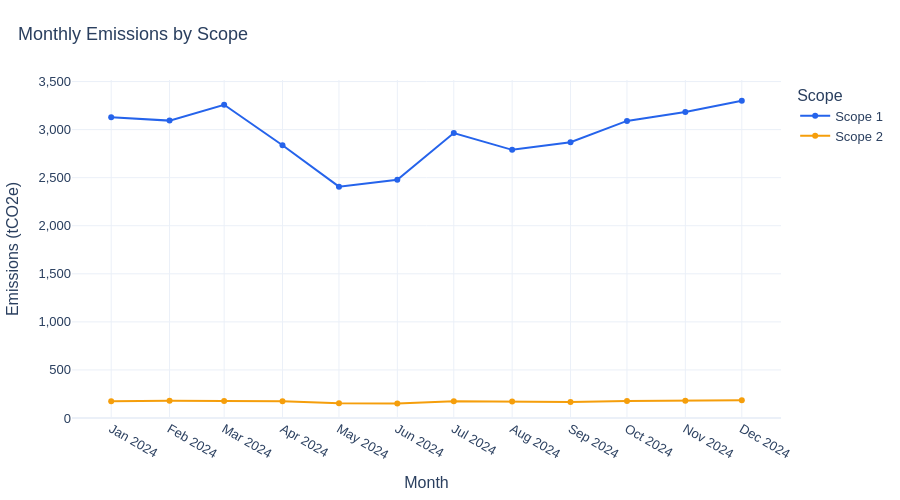
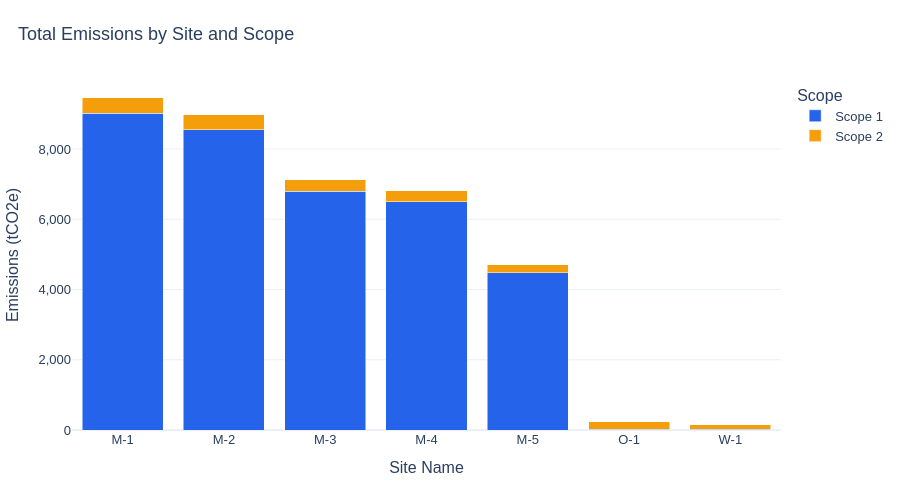
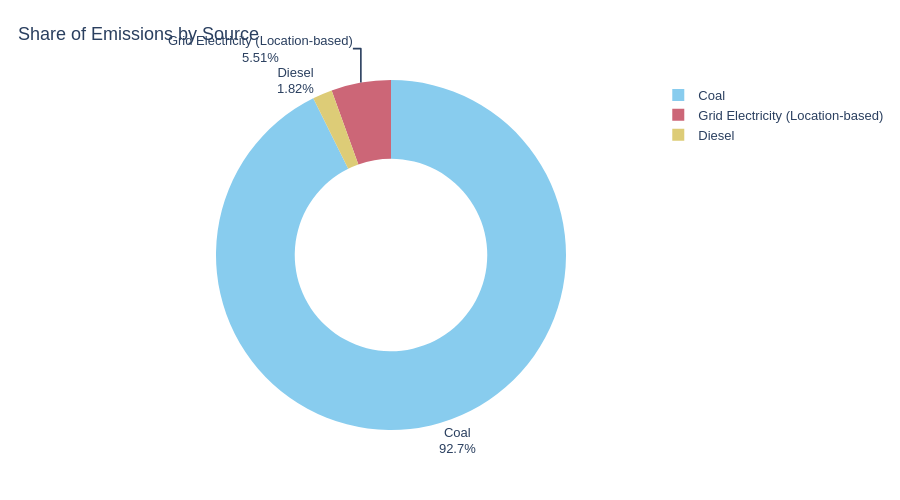
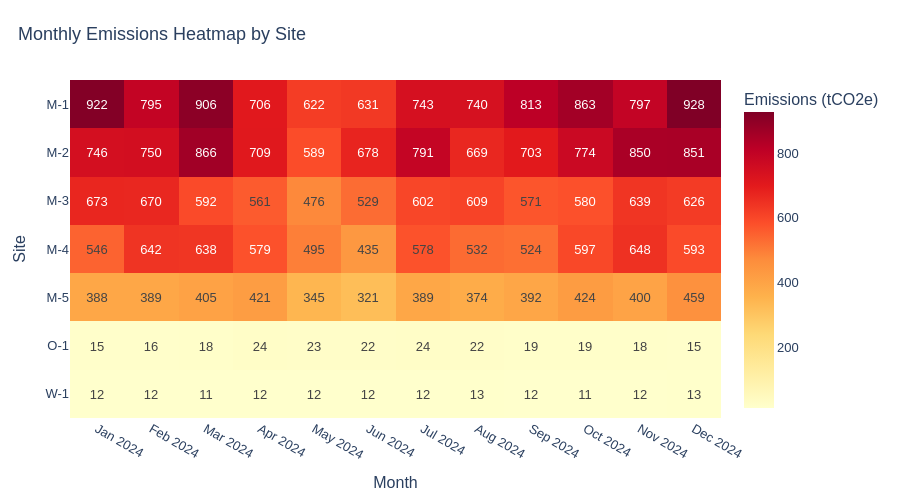

These figures' notebook cell, in order:
### Code cell
# --------------------------------------------------
# . Display the four interactive charts
# --------------------------------------------------
for fig in [fig1, fig2, fig3, fig4]:
    fig.update_layout(
        font=dict(family="Arial", size=13),
        title_x=0.02,
        margin=dict(t=80, b=70, l=70, r=70),
        height=500,
    )
    fig.show()

### Figure 1 — Plotly figure (JSON) as saved in the notebook; plotly's stock layout.template omitted (floating-point values rounded to 4 significant figures)
{"data": [{"hovertemplate": "Scope=Scope 1<br>Month=%{x}<br>Emissions (tCO2e)=%{y}<extra></extra>", "legendgroup": "Scope 1", "line": {"color": "#2563EB", "dash": "solid"}, "marker": {"symbol": "circle"}, "mode": "lines+markers", "name": "Scope 1", "orientation": "v", "showlegend": true, "type": "scatter", "x": ["2024-01-01T00:00:00.000000000", "2024-02-01T00:00:00.000000000", "2024-03-01T00:00:00.000000000", "2024-04-01T00:00:00.000000000", "2024-05-01T00:00:00.000000000", "2024-06-01T00:00:00.000000000", "2024-07-01T00:00:00.000000000", "2024-08-01T00:00:00.000000000", "2024-09-01T00:00:00.000000000", "2024-10-01T00:00:00.000000000", "2024-11-01T00:00:00.000000000", "2024-12-01T00:00:00.000000000"], "xaxis": "x", "y": [3128.0, 3093.0, 3258.0, 2837.0, 2407.0, 2478.0, 2964.0, 2789.0, 2868.0, 3090.0, 3183.0, 3301.0], "yaxis": "y"}, {"hovertemplate": "Scope=Scope 2<br>Month=%{x}<br>Emissions (tCO2e)=%{y}<extra></extra>", "legendgroup": "Scope 2", "line": {"color": "#F59E0B", "dash": "solid"}, "marker": {"symbol": "circle"}, "mode": "lines+markers", "name": "Scope 2", "orientation": "v", "showlegend": true, "type": "scatter", "x": ["2024-01-01T00:00:00.000000000", "2024-02-01T00:00:00.000000000", "2024-03-01T00:00:00.000000000", "2024-04-01T00:00:00.000000000", "2024-05-01T00:00:00.000000000", "2024-06-01T00:00:00.000000000", "2024-07-01T00:00:00.000000000", "2024-08-01T00:00:00.000000000", "2024-09-01T00:00:00.000000000", "2024-10-01T00:00:00.000000000", "2024-11-01T00:00:00.000000000", "2024-12-01T00:00:00.000000000"], "xaxis": "x", "y": [174.0, 180.2, 177.3, 175.1, 154.7, 150.6, 173.7, 170.4, 165.7, 177.9, 180.2, 183.8], "yaxis": "y"}], "layout": {"font": {"family": "Arial", "size": 13}, "height": 500, "hovermode": "x unified", "legend": {"title": {"text": "Scope"}, "tracegroupgap": 0}, "margin": {"b": 70, "l": 70, "r": 70, "t": 80}, "title": {"text": "Monthly Emissions by Scope", "x": 0.02}, "xaxis": {"anchor": "y", "domain": [0, 1], "dtick": "M1", "tickformat": "%b %Y", "title": {"text": "Month"}}, "yaxis": {"anchor": "x", "domain": [0, 1], "rangemode": "tozero", "tickformat": ",.0f", "title": {"text": "Emissions (tCO2e)"}}}}

### Figure 2 — Plotly figure (JSON) as saved in the notebook; plotly's stock layout.template omitted (floating-point values rounded to 4 significant figures)
{"data": [{"hovertemplate": "Site: %{x}<br>Emissions: %{y:,.2f} tCO2e<extra>%{fullData.name}</extra>", "legendgroup": "Scope 1", "marker": {"color": "#2563EB", "pattern": {"shape": ""}}, "name": "Scope 1", "orientation": "v", "showlegend": true, "textposition": "auto", "type": "bar", "x": ["M-1", "M-2", "M-3", "M-4", "M-5", "O-1", "W-1"], "xaxis": "x", "y": [9019.0, 8554.0, 6799.0, 6500.0, 4482.0, 17.54, 25.29], "yaxis": "y"}, {"hovertemplate": "Site: %{x}<br>Emissions: %{y:,.2f} tCO2e<extra>%{fullData.name}</extra>", "legendgroup": "Scope 2", "marker": {"color": "#F59E0B", "pattern": {"shape": ""}}, "name": "Scope 2", "orientation": "v", "showlegend": true, "textposition": "auto", "type": "bar", "x": ["M-1", "M-2", "M-3", "M-4", "M-5", "O-1", "W-1"], "xaxis": "x", "y": [446.3, 420.9, 328.5, 306.6, 223.7, 218.3, 119.3], "yaxis": "y"}], "layout": {"barmode": "stack", "font": {"family": "Arial", "size": 13}, "height": 500, "legend": {"title": {"text": "Scope"}, "tracegroupgap": 0}, "margin": {"b": 70, "l": 70, "r": 70, "t": 80}, "title": {"text": "Total Emissions by Site and Scope", "x": 0.02}, "xaxis": {"anchor": "y", "categoryarray": ["M-1", "M-2", "M-3", "M-4", "M-5", "O-1", "W-1"], "categoryorder": "array", "domain": [0, 1], "title": {"text": "Site Name"}}, "yaxis": {"anchor": "x", "domain": [0, 1], "tickformat": ",.0f", "title": {"text": "Emissions (tCO2e)"}}}}

### Figure 3 — Plotly figure (JSON) as saved in the notebook; plotly's stock layout.template omitted (floating-point values rounded to 4 significant figures)
{"data": [{"domain": {"x": [0, 1], "y": [0, 1]}, "hole": 0.55, "hovertemplate": "%{label}<br>Emissions: %{value:,.2f} tCO2e<br>Share: %{percent}<extra></extra>", "labels": ["Coal", "Grid Electricity (Location-based)", "Diesel"], "legendgroup": "", "name": "", "showlegend": true, "textinfo": "percent+label", "textposition": "outside", "type": "pie", "values": [34720.0, 2064.0, 681.5]}], "layout": {"font": {"family": "Arial", "size": 13}, "height": 500, "legend": {"tracegroupgap": 0}, "margin": {"b": 70, "l": 70, "r": 70, "t": 80}, "piecolorway": ["rgb(136, 204, 238)", "rgb(204, 102, 119)", "rgb(221, 204, 119)", "rgb(17, 119, 51)", "rgb(51, 34, 136)", "rgb(170, 68, 153)", "rgb(68, 170, 153)", "rgb(153, 153, 51)", "rgb(136, 34, 85)", "rgb(102, 17, 0)", "rgb(136, 136, 136)"], "title": {"text": "Share of Emissions by Source", "x": 0.02}}}

### Figure 4 — Plotly figure (JSON) as saved in the notebook; plotly's stock layout.template omitted (floating-point values rounded to 4 significant figures)
{"data": [{"coloraxis": "coloraxis", "hoverongaps": false, "hovertemplate": "Site: %{y}<br>Month: %{x}<br>Emissions: %{z:,.2f} tCO2e<extra></extra>", "name": "0", "texttemplate": "%{z:,.0f}", "type": "heatmap", "x": ["Jan 2024", "Feb 2024", "Mar 2024", "Apr 2024", "May 2024", "Jun 2024", "Jul 2024", "Aug 2024", "Sep 2024", "Oct 2024", "Nov 2024", "Dec 2024"], "xaxis": "x", "y": ["M-1", "M-2", "M-3", "M-4", "M-5", "O-1", "W-1"], "yaxis": "y", "z": [[921.7, 794.7, 905.8, 706.1, 622.2, 631.3, 742.5, 740.2, 812.8, 863.2, 796.8, 928.0], [746.2, 750.0, 865.7, 709.2, 588.6, 677.6, 791.3, 669.4, 703.1, 773.7, 849.6, 850.6], [673.3, 669.9, 592.0, 560.7, 476.3, 528.8, 601.7, 609.2, 570.7, 580.1, 638.7, 626.3], [546.2, 642.1, 637.7, 579.5, 494.6, 434.9, 577.6, 532.0, 523.9, 596.8, 648.1, 593.1], [387.7, 389.0, 405.0, 421.0, 344.6, 321.0, 388.7, 373.9, 391.9, 423.9, 399.9, 458.7], [15.2, 16.3, 17.95, 23.58, 22.82, 22.21, 23.79, 22.46, 18.85, 19.07, 18.37, 15.21], [12.06, 11.59, 11.17, 12.31, 12.24, 12.35, 11.99, 12.56, 12.43, 11.43, 11.63, 12.84]]}], "layout": {"coloraxis": {"autocolorscale": false, "colorbar": {"title": {"text": "Emissions (tCO2e)"}}, "colorscale": [[0, "rgb(255,255,204)"], [0.125, "rgb(255,237,160)"], [0.25, "rgb(254,217,118)"], [0.375, "rgb(254,178,76)"], [0.5, "rgb(253,141,60)"], [0.625, "rgb(252,78,42)"], [0.75, "rgb(227,26,28)"], [0.875, "rgb(189,0,38)"], [1, "rgb(128,0,38)"]]}, "font": {"family": "Arial", "size": 13}, "height": 500, "margin": {"b": 70, "l": 70, "r": 70, "t": 80}, "title": {"text": "Monthly Emissions Heatmap by Site", "x": 0.02}, "xaxis": {"anchor": "y", "domain": [0, 1], "side": "bottom", "title": {"text": "Month"}}, "yaxis": {"anchor": "x", "autorange": "reversed", "domain": [0, 1], "title": {"text": "Site"}}}}
